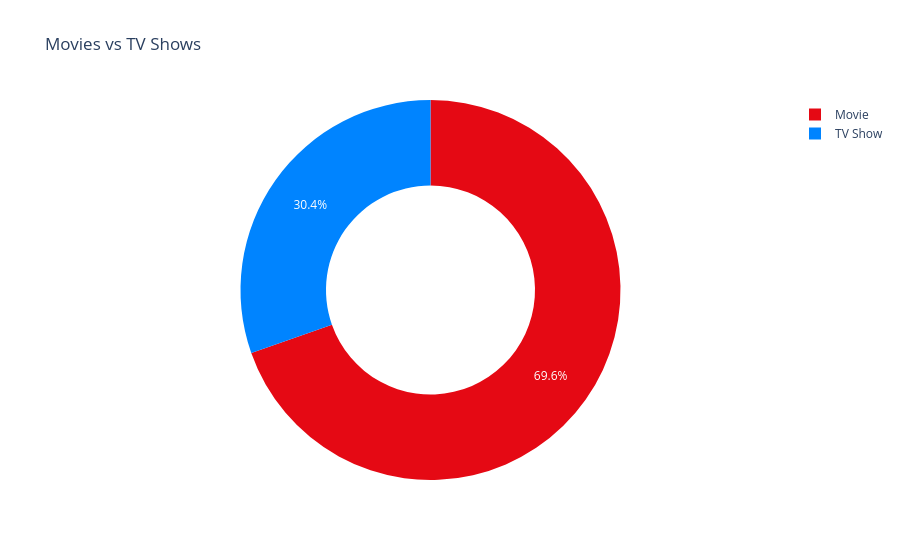
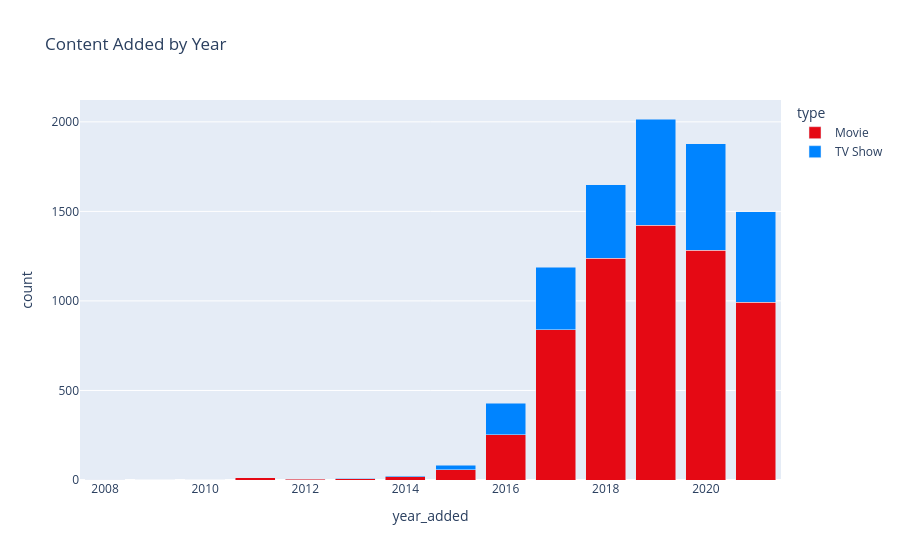
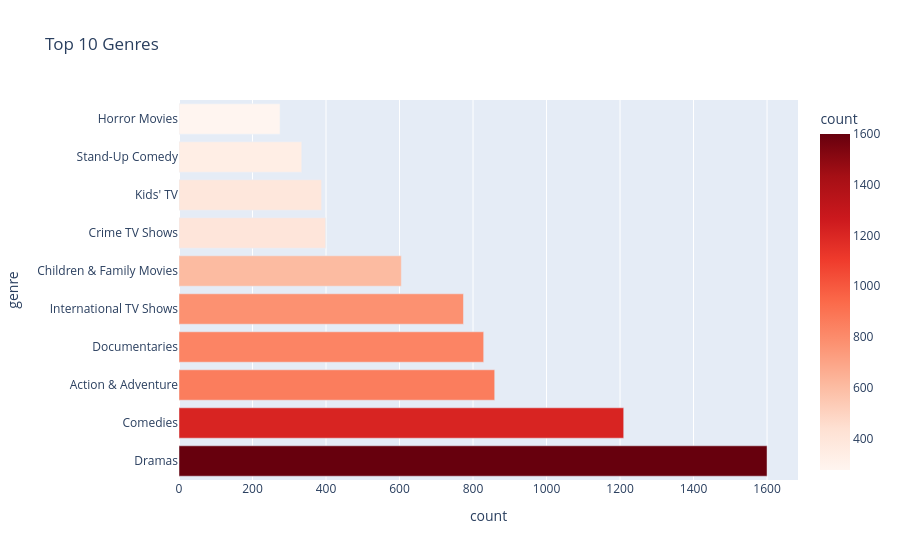

These figures' notebook cell, in order:
### Code cell
# ─────────────────────────────────────────────────────────────
# STEP 3 ▸ Quick Plotly preview inside Jupyter  (no Streamlit needed)
# ─────────────────────────────────────────────────────────────
import pandas as pd
import plotly.express as px

df = pd.read_csv('netflix_titles.csv')
df.dropna(subset=['type', 'title'], inplace=True)
df['date_added']      = pd.to_datetime(df['date_added'].str.strip(), errors='coerce')
df['year_added']      = df['date_added'].dt.year
df['primary_genre']   = df['listed_in'].fillna('Unknown').str.split(',').str[0].str.strip()
df['primary_country'] = df['country'].fillna('Unknown').str.split(',').str[0].str.strip()

print('=' * 45)
print(f'  Total titles  : {len(df):,}')
print(f'  Movies        : {len(df[df.type=="Movie"]):,}')
print(f'  TV Shows      : {len(df[df.type=="TV Show"]):,}')
print(f'  Countries     : {df["primary_country"].nunique()}')
print(f'  Genres        : {df["primary_genre"].nunique()}')
print('=' * 45)

# Chart 1 — Movie vs TV Show split
fig1 = px.pie(df, names='type', hole=0.55,
              color_discrete_sequence=['#e50914', '#0084ff'],
              title='Movies vs TV Shows')
fig1.show()

# Chart 2 — Content added per year
yearly = df.groupby(['year_added', 'type']).size().reset_index(name='count').dropna()
fig2 = px.bar(yearly, x='year_added', y='count', color='type', barmode='stack',
              color_discrete_map={'Movie': '#e50914', 'TV Show': '#0084ff'},
              title='Content Added by Year')
fig2.show()

# Chart 3 — Top 10 genres
top_g = df['primary_genre'].value_counts().head(10).reset_index()
top_g.columns = ['genre', 'count']
fig3 = px.bar(top_g, x='count', y='genre', orientation='h',
              color='count', color_continuous_scale='reds', title='Top 10 Genres')
fig3.show()

print('\n✅ Preview done! Run Step 4 or Step 5 to launch the full dashboard.')

### Figure 1 — Plotly figure (JSON) as saved in the notebook; plotly's stock layout.template omitted (floating-point values rounded to 4 significant figures; data arrays with more than 128 entries replaced by an {"elided": "..."} marker saying what was removed)
{"data": [{"domain": {"x": [0, 1], "y": [0, 1]}, "hole": 0.55, "hovertemplate": "type=%{label}<extra></extra>", "labels": {"elided": "8807 str values"}, "legendgroup": "", "name": "", "showlegend": true, "type": "pie"}], "layout": {"legend": {"tracegroupgap": 0}, "piecolorway": ["#e50914", "#0084ff"], "title": {"text": "Movies vs TV Shows"}}}

### Figure 2 — Plotly figure (JSON) as saved in the notebook; plotly's stock layout.template omitted (floating-point values rounded to 4 significant figures)
{"data": [{"alignmentgroup": "True", "hovertemplate": "type=Movie<br>year_added=%{x}<br>count=%{y}<extra></extra>", "legendgroup": "Movie", "marker": {"color": "#e50914", "pattern": {"shape": ""}}, "name": "Movie", "offsetgroup": "Movie", "orientation": "v", "showlegend": true, "textposition": "auto", "type": "bar", "x": [2008, 2009, 2010, 2011, 2012, 2013, 2014, 2015, 2016, 2017, 2018, 2019, 2020, 2021], "xaxis": "x", "y": [1, 2, 1, 13, 3, 6, 19, 56, 253, 839, 1237, 1424, 1284, 993], "yaxis": "y"}, {"alignmentgroup": "True", "hovertemplate": "type=TV Show<br>year_added=%{x}<br>count=%{y}<extra></extra>", "legendgroup": "TV Show", "marker": {"color": "#0084ff", "pattern": {"shape": ""}}, "name": "TV Show", "offsetgroup": "TV Show", "orientation": "v", "showlegend": true, "textposition": "auto", "type": "bar", "x": [2008, 2013, 2014, 2015, 2016, 2017, 2018, 2019, 2020, 2021], "xaxis": "x", "y": [1, 5, 5, 26, 176, 349, 412, 592, 595, 505], "yaxis": "y"}], "layout": {"barmode": "stack", "legend": {"title": {"text": "type"}, "tracegroupgap": 0}, "title": {"text": "Content Added by Year"}, "xaxis": {"anchor": "y", "domain": [0, 1], "title": {"text": "year_added"}}, "yaxis": {"anchor": "x", "domain": [0, 1], "title": {"text": "count"}}}}

### Figure 3 — Plotly figure (JSON) as saved in the notebook; plotly's stock layout.template omitted (floating-point values rounded to 4 significant figures)
{"data": [{"alignmentgroup": "True", "hovertemplate": "count=%{marker.color}<br>genre=%{y}<extra></extra>", "legendgroup": "", "marker": {"color": [1600, 1210, 859, 829, 774, 605, 399, 388, 334, 275], "coloraxis": "coloraxis", "pattern": {"shape": ""}}, "name": "", "offsetgroup": "", "orientation": "h", "showlegend": false, "textposition": "auto", "type": "bar", "x": [1600, 1210, 859, 829, 774, 605, 399, 388, 334, 275], "xaxis": "x", "y": ["Dramas", "Comedies", "Action & Adventure", "Documentaries", "International TV Shows", "Children & Family Movies", "Crime TV Shows", "Kids' TV", "Stand-Up Comedy", "Horror Movies"], "yaxis": "y"}], "layout": {"barmode": "relative", "coloraxis": {"colorbar": {"title": {"text": "count"}}, "colorscale": [[0, "rgb(255,245,240)"], [0.125, "rgb(254,224,210)"], [0.25, "rgb(252,187,161)"], [0.375, "rgb(252,146,114)"], [0.5, "rgb(251,106,74)"], [0.625, "rgb(239,59,44)"], [0.75, "rgb(203,24,29)"], [0.875, "rgb(165,15,21)"], [1, "rgb(103,0,13)"]]}, "legend": {"tracegroupgap": 0}, "title": {"text": "Top 10 Genres"}, "xaxis": {"anchor": "y", "domain": [0, 1], "title": {"text": "count"}}, "yaxis": {"anchor": "x", "domain": [0, 1], "title": {"text": "genre"}}}}
